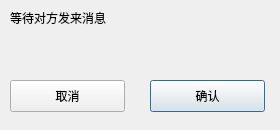
<?xml version="1.0" encoding="UTF-8"?>
<ui version="4.0">
 <class>confirminterface</class>
 <widget class="QDialog" name="confirminterface">
  <property name="geometry">
   <rect>
    <x>0</x>
    <y>0</y>
    <width>280</width>
    <height>130</height>
   </rect>
  </property>
  <property name="windowTitle">
   <string>Dialog</string>
  </property>
  <widget class="QLabel" name="label">
   <property name="geometry">
    <rect>
     <x>10</x>
     <y>10</y>
     <width>221</width>
     <height>16</height>
    </rect>
   </property>
   <property name="text">
    <string>等待对方发来消息</string>
   </property>
  </widget>
  <widget class="QLabel" name="label_2">
   <property name="geometry">
    <rect>
     <x>10</x>
     <y>40</y>
     <width>161</width>
     <height>16</height>
    </rect>
   </property>
   <property name="text">
    <string/>
   </property>
  </widget>
  <widget class="QPushButton" name="confirm">
   <property name="geometry">
    <rect>
     <x>150</x>
     <y>80</y>
     <width>115</width>
     <height>32</height>
    </rect>
   </property>
   <property name="text">
    <string>确认</string>
   </property>
  </widget>
  <widget class="QPushButton" name="cancel">
   <property name="geometry">
    <rect>
     <x>10</x>
     <y>80</y>
     <width>115</width>
     <height>32</height>
    </rect>
   </property>
   <property name="text">
    <string>取消</string>
   </property>
  </widget>
 </widget>
 <resources/>
 <connections/>
</ui>
